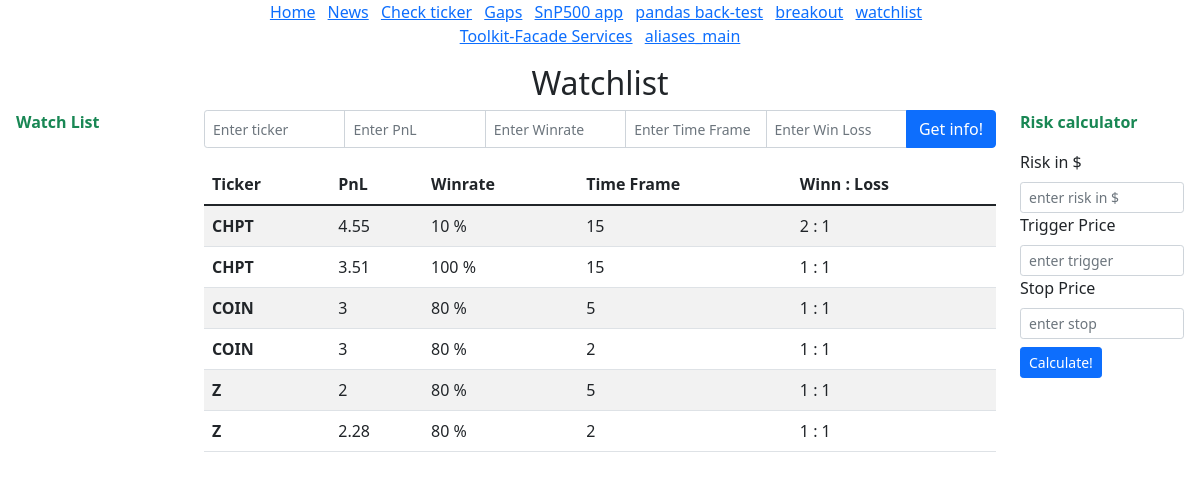
Screenshot of /watchlist with the database file from the repository.
### apps/stocks_info/models.py (models this page shows)
class WatchListModel(models.Model):
    ticker = models.CharField(max_length=100)
    pnl = models.CharField(max_length=100)
    winrate = models.CharField(max_length=100)
    timeframe = models.CharField(max_length=100)
    winloss = models.CharField(max_length=100)

### apps/stocks_info/views.py (the view, shortened to what this page needs)
# urls.py: path('watchlist', HomeLeftFormView.as_view(), name='watchlist'),
class HomeLeftFormView(CreateView):
    form_class = WatchListForm
    model = WatchListModel
    template_name = 'stocks_info/watchlist.html'
    allow_empty = True
    def get_context_data(self, **kwargs):
        context = super().get_context_data(**kwargs)
        context["objects"] = self.model.objects.all()
        return context

### apps/stocks_info/forms.py (shortened to what this page needs)
class WatchListForm(forms.ModelForm):
    class Meta:
        model = WatchListModel
        fields = '__all__'
        widgets = {
            'ticker': forms.TextInput(attrs={'placeholder': 'Enter ticker', 'class': 'form-control form-control-sm'}),
            'pnl': forms.TextInput(attrs={'placeholder': 'Enter PnL', 'class': 'form-control form-control-sm'}),
            'winrate': forms.TextInput(attrs={'placeholder': 'Enter Winrate', 'class': 'form-control form-control-sm'}),
            'timeframe': forms.TextInput(attrs={'placeholder': 'Enter Time Frame', 'class': 'form-control form-control-sm'}),
            'winloss': forms.TextInput(attrs={'placeholder': 'Enter Win Loss', 'class': 'form-control form-control-sm'}),
        }

### apps/stocks_info/templates/stocks_info/watchlist.html (shortened to what this page needs)
{% extends "stocks_info/home.html" %}
{% block pagetitle %}<h2 class="text-center">Watchlist</h2>{% endblock %}
{% block page %}
<form method="POST">
    <div class="input-group mb-3">
        {{ form.ticker }}
        {{ form.pnl }}
        {{ form.winrate }}
        {{ form.timeframe }}
        {{ form.winloss }}
        <button type="submit" class="btn btn-primary">Get info!</button>
    </div>
</form>
<table class="table table-striped">
    <thead>
        <tr>
            <th scope="col">Ticker</th>
            <th scope="col">PnL</th>
            <th scope="col">Winrate</th>
            <th scope="col">Time Frame</th>
            <th scope="col">Winn : Loss</th>
        </tr>
    </thead>
    <tbody>
    {% for i in objects %}
        <tr>
            <th scope="row">{{i.ticker}}</th>
            <td>{{i.pnl}}</td>
            <td>{{i.winrate}} %</td>
            <td>{{i.timeframe}}</td>
            <td>{{i.winloss}}</td>
        </tr>
    {% endfor %}
    </tbody>
</table>
{% endblock %}

### apps/stocks_info/templates/stocks_info/home.html (shortened to what this page needs)
{% extends "base.html" %}
{% block content %}
<div class="row">
<div class="col-md-2">
    <p class="text-success ms-3"><b>Watch List</b></p>
</div>
<div class="col-md-8">
    {% block page %}
    {% endblock %}
</div>
<div class="col-md-2">
    <p class="text-success"><b>Risk calculator</b></p>
    <form>
        <div class="input-group-sm me-3">
            <label for="risk" class="form-label">Risk in $</label>
            <input id="risk" class="form-control form-control-sm" type="text" placeholder="enter risk in $">
            <label for="trigger" class="form-label">Trigger Price</label>
            <input id="trigger" class="form-control form-control-sm" type="text" placeholder="enter trigger">
            <label for="stop" class="form-label">Stop Price</label>
            <input id="stop" class="form-control form-control-sm" type="text" placeholder="enter stop">
            <button id="calc_size" type="button" class="btn btn-primary mt-2">Calculate!</button>
        </div>
    </form>
</div>
</div>
{% endblock %}

### templates/base.html (shortened to what this page needs)
{% load static %}
<!DOCTYPE HTML>
<html>
<head>
    <link href="https://cdn.jsdelivr.net/npm/bootstrap@5.1.3/dist/css/bootstrap.min.css" rel="stylesheet"
>
</head>
<body>
    <div class="row">
        <div class="col-md-2"></div>
        <div class="text-center col-md-8 align-middle">
            <ul class="list-inline">
                <li class="list-inline-item"><a href="{% url 'home' %}">Home</a></li>
                <li class="list-inline-item"><a href="{% url 'news' %}">News</a></li>
                <li class="list-inline-item"><a href="{% url 'check_ticker' %}">Check ticker</a></li>
                <li class="list-inline-item"><a href="{% url 'gaps' %}">Gaps</a></li>
                <li class="list-inline-item"><a href="{% url 'snp500' %}">SnP500 app</a></li>
                <li class="list-inline-item"><a href="{% url 'pandas_back_test' %}">pandas back-test</a></li>
                <li class="list-inline-item"><a href="{% url 'breakout' %}">breakout</a></li>
                <li class="list-inline-item"><a href="{% url 'watchlist' %}">watchlist</a></li>
                <li class="list-inline-item"><a href="{% url 'toolkit_facade' %}">Toolkit-Facade Services</a></li>
                <li class="list-inline-item"><a href="{% url 'aliases_main' %}">aliases_main</a></li>
            </ul>
        </div>
        <div class="col-md-2"></div>
    </div>
    {% block pagetitle %}{% endblock %}
    {% block content %}{% endblock %}
</body>
</html>

### rows the page displays
WatchListModel: ticker "CHPT", pnl "4.55", winrate "10", timeframe "15", winloss "2 : 1"
WatchListModel: ticker "CHPT", pnl "3.51", winrate "100", timeframe "15", winloss "1 : 1"
WatchListModel: ticker "COIN", pnl "3", winrate "80", timeframe "5", winloss "1 : 1"
WatchListModel: ticker "COIN", pnl "3", winrate "80", timeframe "2", winloss "1 : 1"
WatchListModel: ticker "Z", pnl "2", winrate "80", timeframe "5", winloss "1 : 1"
WatchListModel: ticker "Z", pnl "2.28", winrate "80", timeframe "2", winloss "1 : 1"
